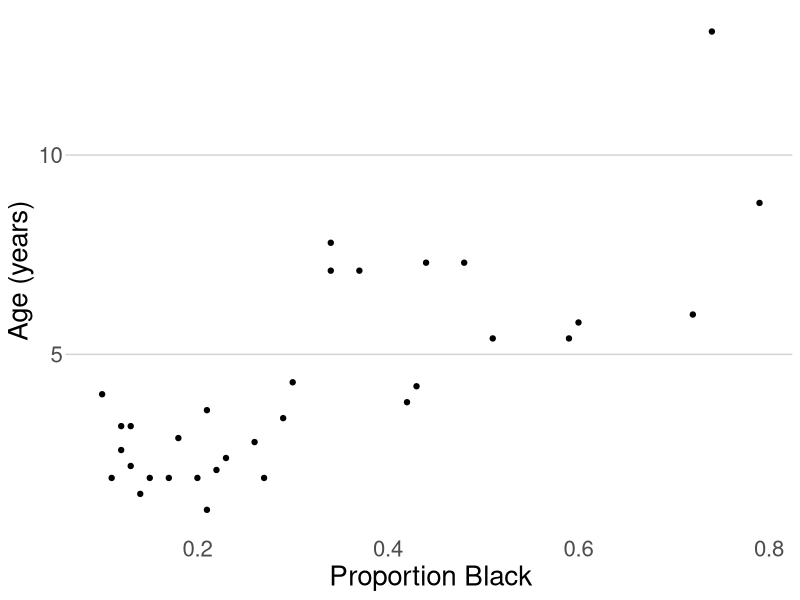
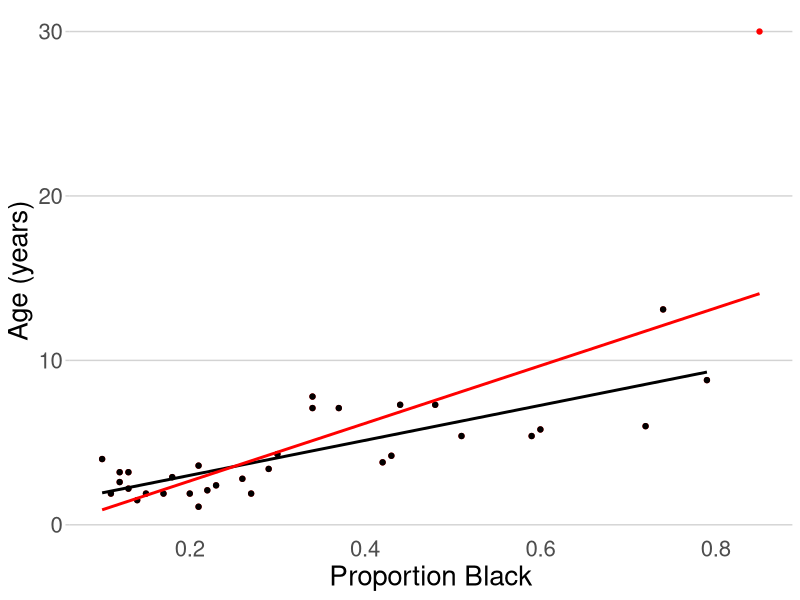
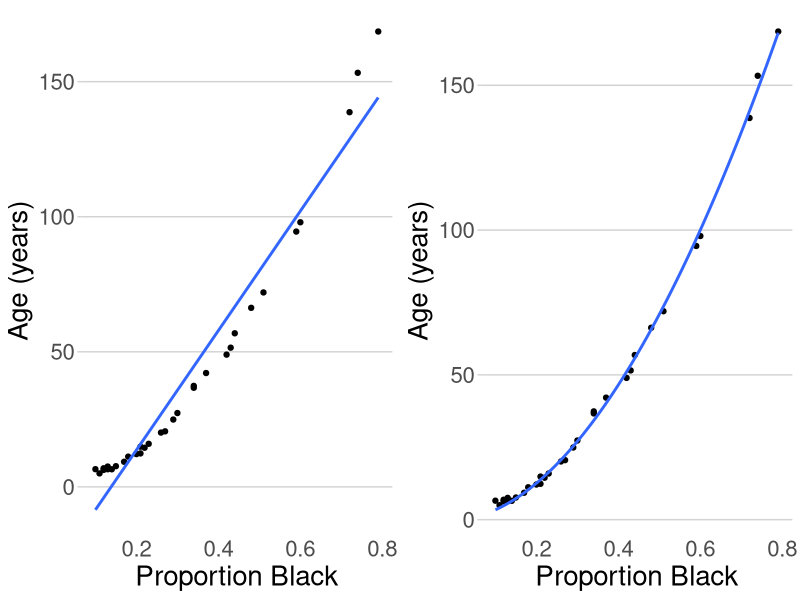
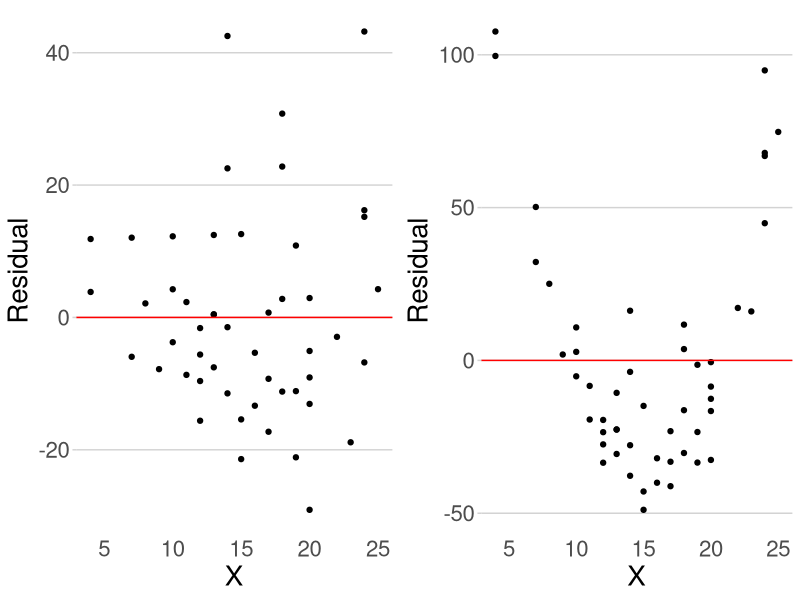
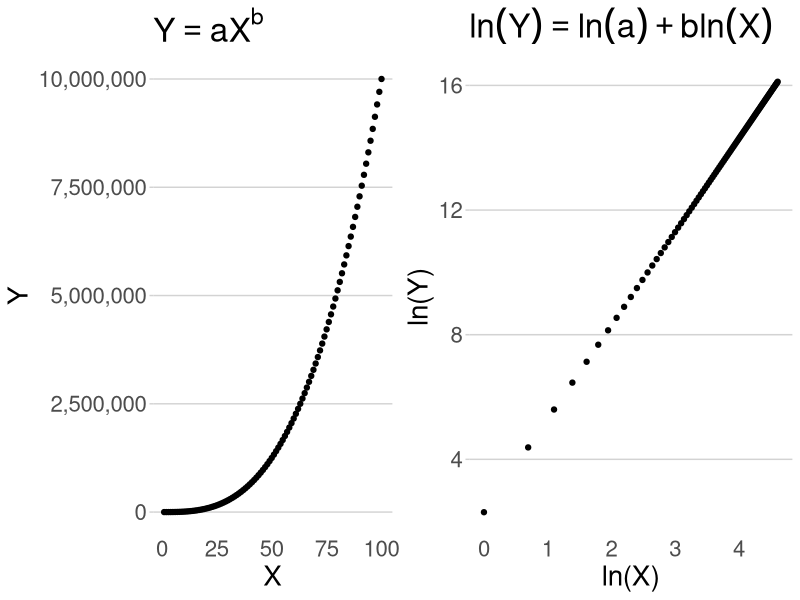

Write R code to recreate these figures, in order.
# CHAPTER 17

dat <- data.frame(black_prop = c(0.21, 0.14, 0.11, 0.13, 0.12, 0.13, 0.12, 0.18, 
                                 0.23, 0.22, 0.20, 0.17, 0.15, 0.27, 0.26, 0.21, 
                                 0.30, 0.42, 0.43, 0.59, 0.60, 0.72, 0.29, 0.10, 
                                 0.48, 0.44, 0.34, 0.37, 0.34, 0.74, 0.79, 0.51),
                  age = c(1.1, 1.5, 1.9, 2.2, 2.6, 3.2, 3.2, 2.9, 2.4, 2.1, 1.9, 
                          1.9, 1.9, 1.9, 2.8, 3.6, 4.3, 3.8, 4.2, 5.4, 5.8, 6.0, 
                          3.4, 4.0, 7.3, 7.3, 7.8, 7.1, 7.1, 13.1, 8.8, 5.4))

library(ggplot2)

ggplot(dat, aes(x = black_prop, y = age)) + 
    geom_point() + 
    xlab("Proportion Black") +
    ylab("Age (years)") + 
    theme(panel.background = element_blank(), 
          panel.grid.major.y = element_line(color = "light gray"),
          panel.grid.major.x = element_blank(),
          axis.ticks.x = element_blank(),
          axis.ticks.y = element_line(color = "light gray"),
          text = element_text(size = 20), 
          legend.position = "none",
          strip.background = element_blank(), 
          legend.title = element_blank()) 


dat <- data.frame(black_prop = c(0.21, 0.14, 0.11, 0.13, 0.12, 0.13, 0.12, 0.18, 
                                 0.23, 0.22, 0.20, 0.17, 0.15, 0.27, 0.26, 0.21, 
                                 0.30, 0.42, 0.43, 0.59, 0.60, 0.72, 0.29, 0.10, 
                                 0.48, 0.44, 0.34, 0.37, 0.34, 0.74, 0.79, 0.51),
                  age = c(1.1, 1.5, 1.9, 2.2, 2.6, 3.2, 3.2, 2.9, 2.4, 2.1, 1.9, 
                          1.9, 1.9, 1.9, 2.8, 3.6, 4.3, 3.8, 4.2, 5.4, 5.8, 6.0, 
                          3.4, 4.0, 7.3, 7.3, 7.8, 7.1, 7.1, 13.1, 8.8, 5.4))

dat1 <- dat
dat1$source = "original"

outlier <- data.frame(black_prop = 0.85,
                      age = 30)
dat2 <- rbind(dat, outlier)
dat2$source = "outlier"

dat <- rbind(dat2, dat1)

ggplot(dat, aes(x = black_prop, y = age, group = source, color = source)) + 
    geom_point() + 
    geom_smooth(method = "lm", formula = y ~ x, se = FALSE) +
    scale_color_manual(values = c("black", "red")) + 
    xlab("Proportion Black") +
    ylab("Age (years)") + 
    theme(panel.background = element_blank(), 
          panel.grid.major.y = element_line(color = "light gray"),
          panel.grid.major.x = element_blank(),
          axis.ticks.x = element_blank(),
          axis.ticks.y = element_line(color = "light gray"),
          text = element_text(size = 20), 
          legend.position = "none",
          strip.background = element_blank(), 
          legend.title = element_blank()) 


dat <- data.frame(black_prop = c(0.21, 0.14, 0.11, 0.13, 0.12, 0.13, 0.12, 0.18, 
                                 0.23, 0.22, 0.20, 0.17, 0.15, 0.27, 0.26, 0.21, 
                                 0.30, 0.42, 0.43, 0.59, 0.60, 0.72, 0.29, 0.10, 
                                 0.48, 0.44, 0.34, 0.37, 0.34, 0.74, 0.79, 0.51),
                  age = c(1.1, 1.5, 1.9, 2.2, 2.6, 3.2, 3.2, 2.9, 2.4, 2.1, 1.9, 
                          1.9, 1.9, 1.9, 2.8, 3.6, 4.3, 3.8, 4.2, 5.4, 5.8, 6.0, 
                          3.4, 4.0, 7.3, 7.3, 7.8, 7.1, 7.1, 13.1, 8.8, 5.4))

dat$age <- dat$age + (16 * dat$black_prop) ^ 2

linear <- ggplot(dat, aes(x = black_prop, y = age)) + 
    geom_point() + 
    geom_smooth(method = "lm", formula = y ~ x, se = FALSE) +
    xlab("Proportion Black") +
    ylab("Age (years)") + 
    theme(panel.background = element_blank(), 
          panel.grid.major.y = element_line(color = "light gray"),
          panel.grid.major.x = element_blank(),
          axis.ticks.x = element_blank(),
          axis.ticks.y = element_line(color = "light gray"),
          text = element_text(size = 20), 
          legend.position = "none",
          strip.background = element_blank(), 
          legend.title = element_blank()) 

nonlinear <- ggplot(dat, aes(x = black_prop, y = age)) + 
    geom_point() + 
    geom_smooth(method = "nls",
                formula = y ~ a*x^b,
                method.args = list(start = list(a = 1, b = 1)),
                se = FALSE) +
    xlab("Proportion Black") +
    ylab("Age (years)") + 
    theme(panel.background = element_blank(), 
          panel.grid.major.y = element_line(color = "light gray"),
          panel.grid.major.x = element_blank(),
          axis.ticks.x = element_blank(),
          axis.ticks.y = element_line(color = "light gray"),
          text = element_text(size = 20), 
          legend.position = "none",
          strip.background = element_blank(), 
          legend.title = element_blank()) 

gridExtra::grid.arrange(linear, nonlinear, nrow = 1)


data("cars")

linear_model <- glm(formula = dist ~ speed, data = cars)

plot_dat <- data.frame(y = linear_model$residuals,
                          x = cars$speed)

lin <- ggplot(plot_dat, aes(y = y, x = x)) + 
    geom_point() + 
    geom_hline(yintercept = 0, color = "red") +
    theme(panel.background = element_blank(), 
          panel.grid.major.y = element_line(color = "light gray"),
          panel.grid.major.x = element_blank(),
          axis.ticks.x = element_blank(),
          axis.ticks.y = element_line(color = "light gray"),
          text = element_text(size = 20), 
          legend.position = "none",
          strip.background = element_blank(), 
          legend.title = element_blank()) +
    xlab("X") +
    ylab("Residual")



cars$dist <- cars$dist + cars$speed^2

non_linear_model <- glm(formula = dist ~ speed, data = cars)

plot_dat <- data.frame(y = non_linear_model$residuals,
                          x = cars$speed)

nonlin <- ggplot(plot_dat, aes(y = y, x = x)) + 
    geom_point() + 
    geom_hline(yintercept = 0, color = "red") +
    theme(panel.background = element_blank(), 
          panel.grid.major.y = element_line(color = "light gray"),
          panel.grid.major.x = element_blank(),
          axis.ticks.x = element_blank(),
          axis.ticks.y = element_line(color = "light gray"),
          text = element_text(size = 20), 
          legend.position = "none",
          strip.background = element_blank(), 
          legend.title = element_blank())  +
    xlab("X") +
    ylab("Residual")

gridExtra::grid.arrange(lin, nonlin, nrow = 1)

plot_dat <- data.frame(x = 1:100)
plot_dat$y = 10 * plot_dat$x ^ 3

library(scales)

nonlin <- ggplot(plot_dat, aes(y = y, x = x)) + 
    geom_point() + 
    scale_y_continuous(labels = comma_format()) + 
    theme(panel.background = element_blank(), 
          panel.grid.major.y = element_line(color = "light gray"),
          panel.grid.major.x = element_blank(),
          axis.ticks.x = element_blank(),
          axis.ticks.y = element_line(color = "light gray"),
          text = element_text(size = 20), 
          legend.position = "none",
          strip.background = element_blank(), 
          legend.title = element_blank())  +
    xlab("X") +
    ylab("Y") + 
    ggtitle(expression(Y == aX^b))

plot_dat$y_trans <- log(plot_dat$y)
plot_dat$x_trans <- log(plot_dat$x)

lin <- ggplot(plot_dat, aes(y = y_trans, x = x_trans)) + 
    geom_point() + 
    scale_y_continuous(labels = comma_format()) + 
    theme(panel.background = element_blank(), 
          panel.grid.major.y = element_line(color = "light gray"),
          panel.grid.major.x = element_blank(),
          axis.ticks.x = element_blank(),
          axis.ticks.y = element_line(color = "light gray"),
          text = element_text(size = 20), 
          legend.position = "none",
          strip.background = element_blank(), 
          legend.title = element_blank())  +
    xlab("ln(X)") +
    ylab("ln(Y)") + 
    ggtitle(expression(ln(Y) == ln(a) + b*ln(X)))

gridExtra::grid.arrange(nonlin, lin, nrow = 1)
